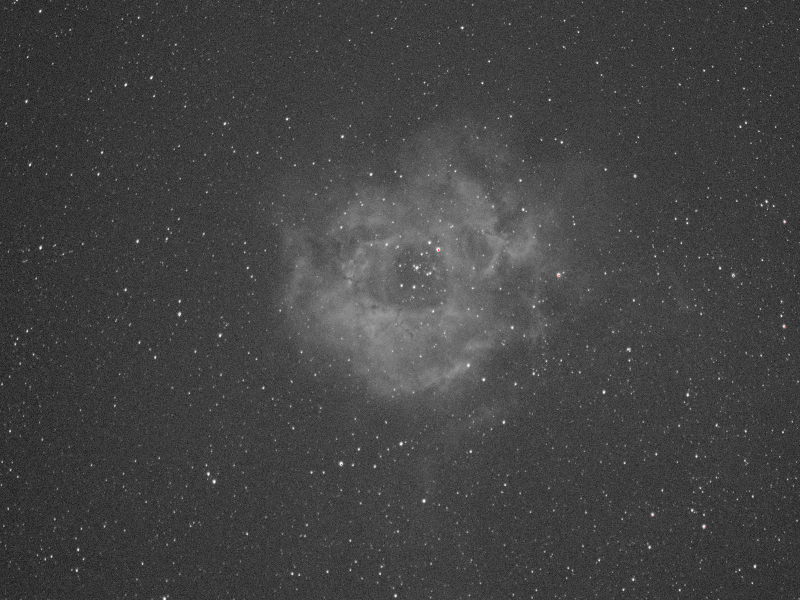
#> input picture tools/image/rose.jpeg, 1600 x 1200 px (shown at 1/2 size)
$ python -i bg_regen_proto.py   (imports and definitions only)
#> lines starting #> are read from the running program, lines starting #| are printed output that depends on the picture
#> further down, picture is the input picture: shape (1200, 1600, 3); mean B, G, R 66.9, 66.9, 66.9
"""Track A prototype: deterministic BACKGROUND REGENERATION (Gemini-look, controllable).

Per tile:
  B   = median-filter background (stars rejected)          [k]
  Bs  = strongly smoothed B                                 [sigma]
  S   = local structure amplitude of B -> gate w (protect real extended structure)
  bg  = w*B + (1-w)*Bs        (quiet sky gets regenerated, structured sky kept)
  D   = img - B; keep-gain g = smoothstep(|D_L|; t0, t1) (same gain all channels
        -> no color noise at threshold); out = bg + g*D
Renders orig|processed pairs for judging. Variants over (k, sigma, t0, t1, gate).
"""
import os, sys, numpy as np, cv2
import healpy as hp
# [1 line that did not run here, left out]

SRC = "apps/skydata/surveys/dss"
def n4path(npix): return os.path.join(SRC, "Norder4", f"Dir{(npix//10000)*10000}", f"Npix{npix}.webp")

def regen(img, k=31, sigma=10.0, t0=1.2, t1=3.0, gate_lo=1.2, gate_hi=4.0):
#> called with k = 31, sigma = 10, t0 = 1.2, t1 = 3, gate_lo = 1.2, gate_hi = 4
    f = img.astype(np.float32)
    u8 = np.clip(f, 0, 255).astype(np.uint8)
    B = np.stack([cv2.medianBlur(u8[:, :, c], k).astype(np.float32) for c in range(3)], 2)
    Bs = cv2.GaussianBlur(B, (0, 0), sigma)
    BL = 0.114 * B[:, :, 0] + 0.587 * B[:, :, 1] + 0.299 * B[:, :, 2]
    S = np.abs(BL - cv2.GaussianBlur(BL, (0, 0), sigma * 2))
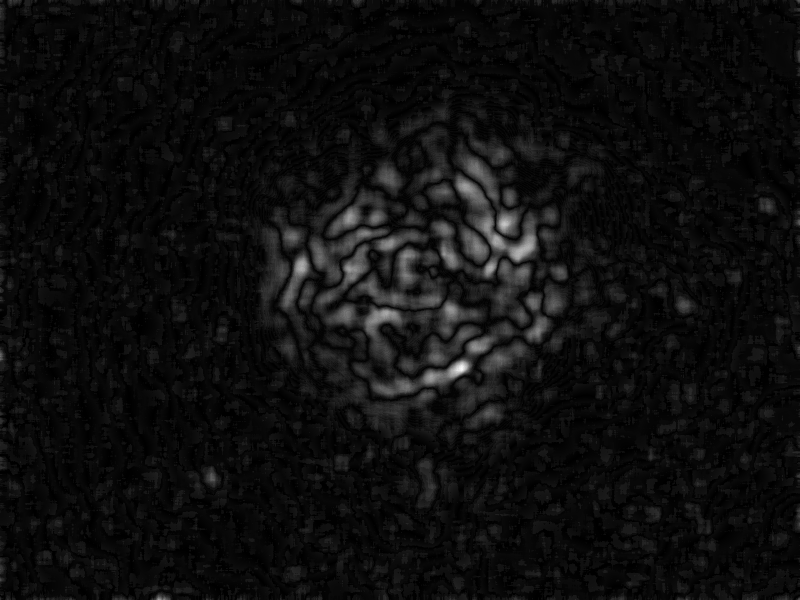
#> S: shape (1200, 1600) float32 (shown at 1/2 size); min 0, max 15.74, mean 0.887; drawn with min black and max white
    S = cv2.GaussianBlur(S, (0, 0), 8)
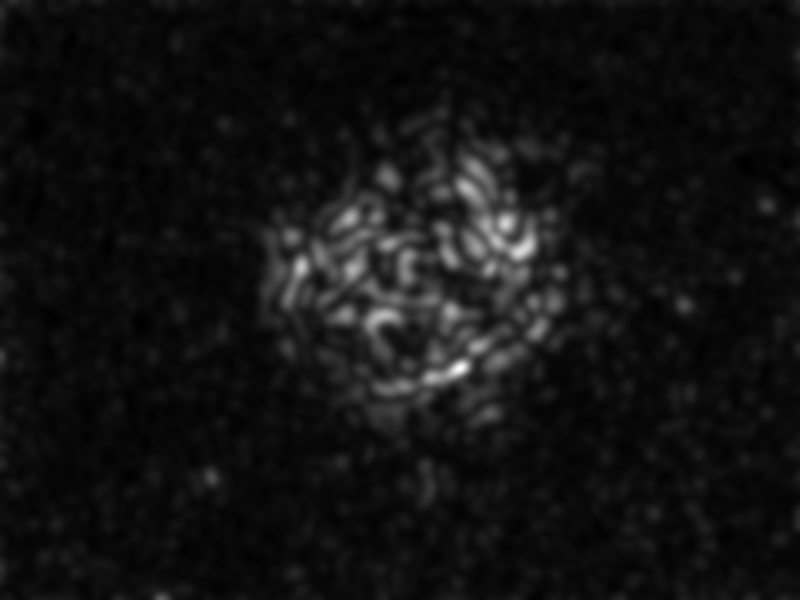
#> S: shape (1200, 1600) float32 (shown at 1/2 size); min 0.101, max 10.84, mean 0.886; drawn with min black and max white
    w = np.clip((S - gate_lo) / (gate_hi - gate_lo), 0, 1)[:, :, None]
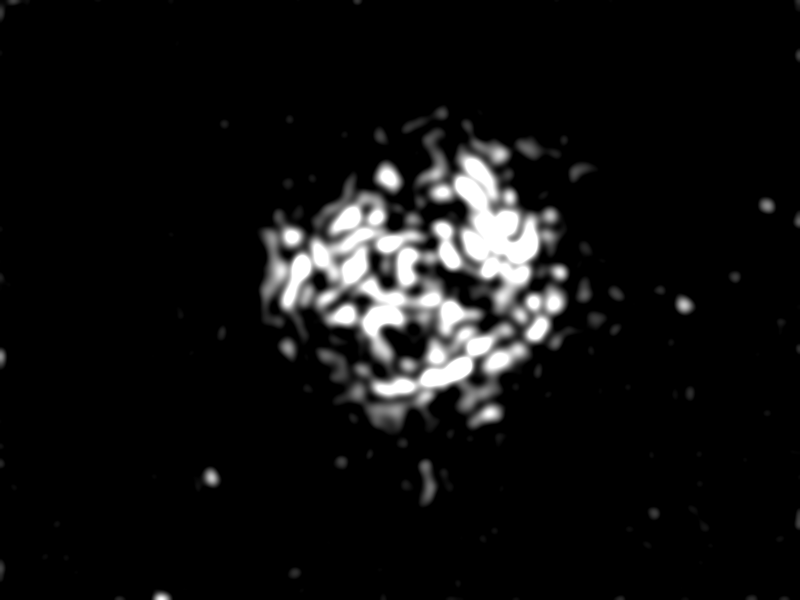
#> w: shape (1200, 1600, 1) float32 (shown at 1/2 size); min 0, max 1, mean 0.0665
    bg = w * B + (1 - w) * Bs
    D = f - B
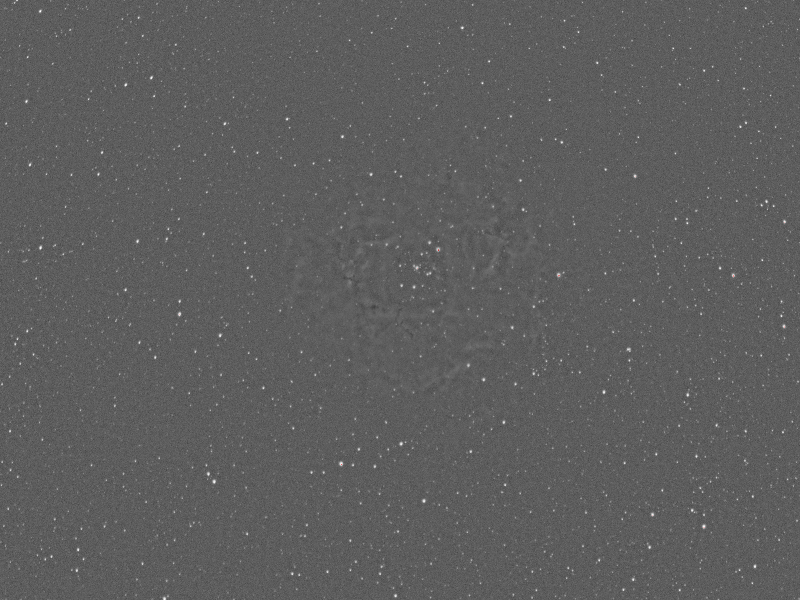
#> D: shape (1200, 1600, 3) float32 (shown at 1/2 size); mean B, G, R 0, 0, 0; drawn with min black and max white
    DL = np.abs(0.114 * D[:, :, 0] + 0.587 * D[:, :, 1] + 0.299 * D[:, :, 2])
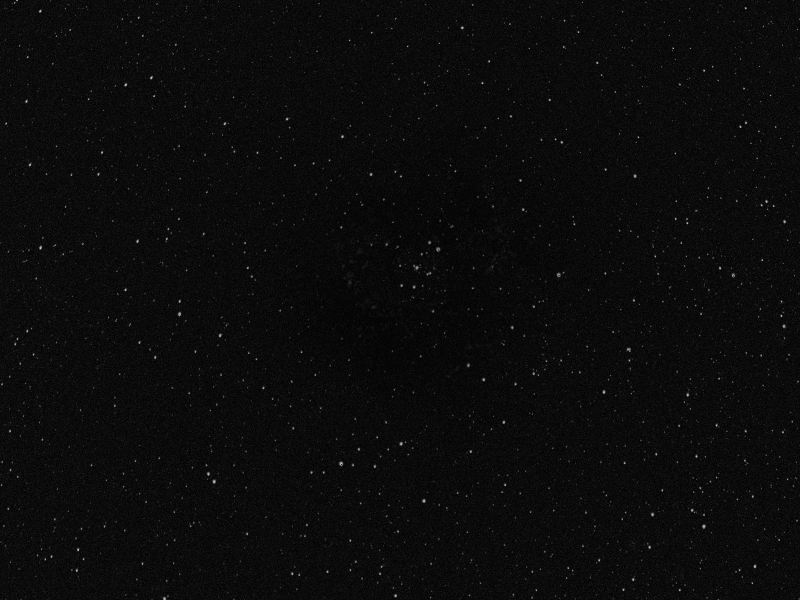
#> DL: shape (1200, 1600) float32 (shown at 1/2 size); min 0, max 202, mean 11.2
    g = np.clip((DL - t0) / (t1 - t0), 0, 1)
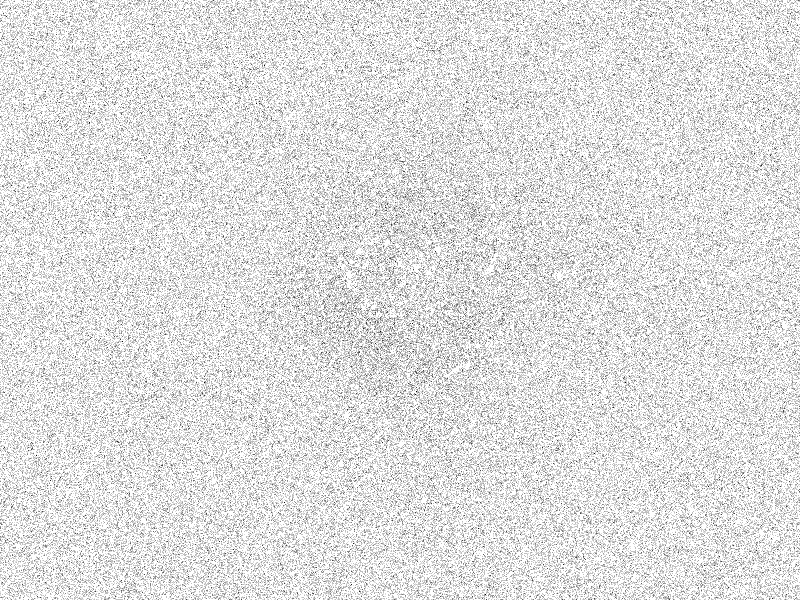
#> g: shape (1200, 1600) float32 (shown at 1/2 size); min 0, max 1, mean 0.876
    g = (g * g * (3 - 2 * g))[:, :, None]
#> g: shape (1200, 1600, 1) float32
    out = bg + g * D
    return np.clip(out, 0, 255), float(w.mean()), float(g.mean())

def stretch(x, a, b, gamma=0.6):
    v = np.clip(x, 0, 255) / 255.0
    return (np.clip((v - a) / max(b - a, 1e-3), 0, 1) ** gamma * 255).astype(np.uint8)

# [7 lines that did not run here, left out]
VARIANTS = [
    dict(tag="soft", k=31, sigma=10, t0=1.2, t1=3.0),
    dict(tag="strong", k=31, sigma=16, t0=2.0, t1=4.5),
]
# [21 lines not run here, left out]

>>> import cv2
>>> picture = cv2.imread('../image/rose.jpeg')
>>> result = regen(picture)
